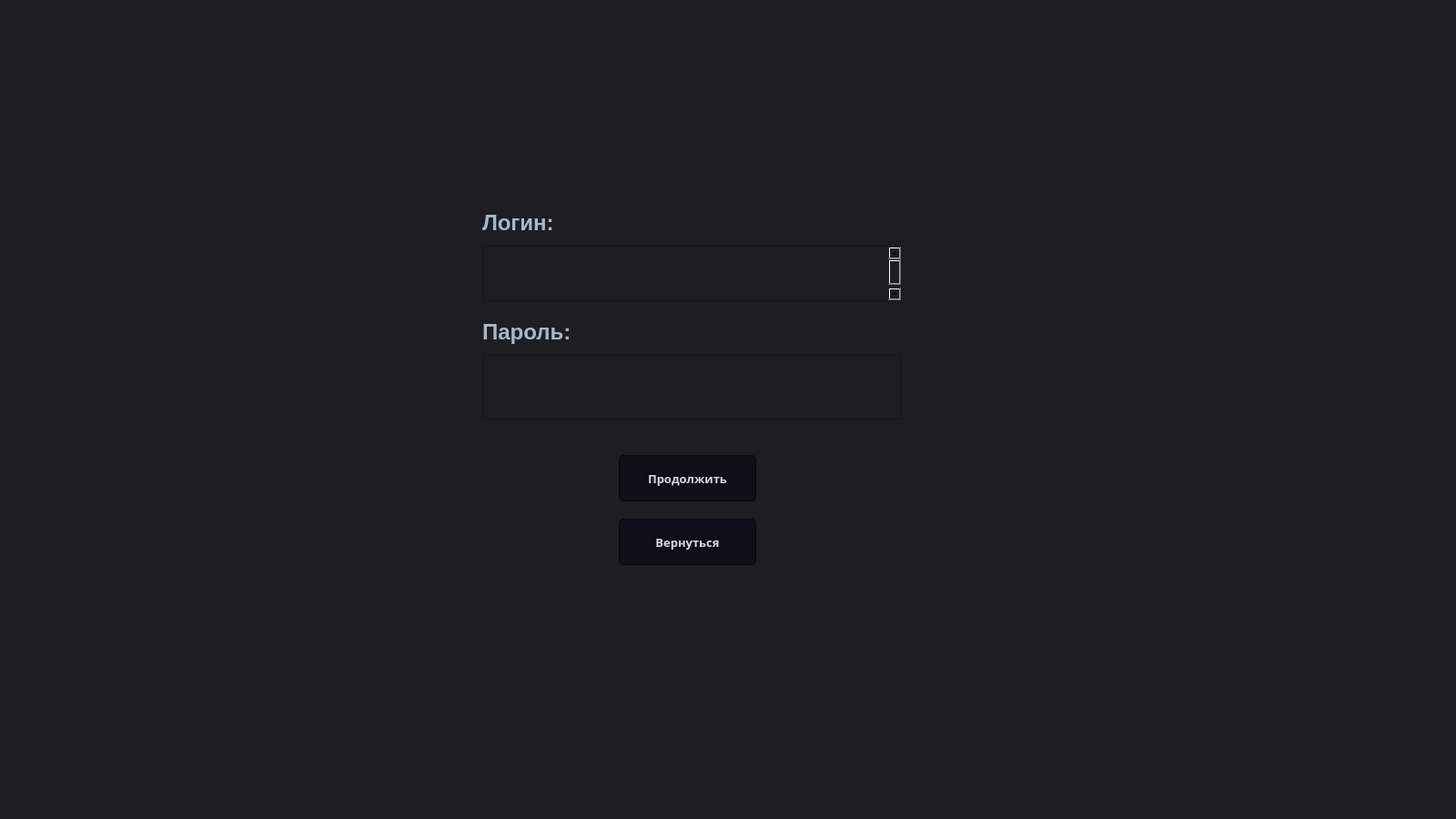
<?xml version="1.0" encoding="UTF-8"?>
<ui version="4.0">
    <class>LoginFragment</class>
    <widget class="QFrame" name="LoginFragment">
        <property name="geometry">
            <rect>
                <x>0</x>
                <y>0</y>
                <width>1600</width>
                <height>900</height>
            </rect>
        </property>
        <property name="minimumSize">
            <size>
                <width>1600</width>
                <height>900</height>
            </size>
        </property>
        <property name="windowTitle">
            <string>Frame</string>
        </property>
        <property name="styleSheet">
            <string notr="true">QFrame {
                background-color:#1e1d23;
                }
                QWidget {
                background-color:#1e1d23;
                }
                QMainWindow {
                background-color:#1e1d23;
                }
                QDialog {
                background-color:#1e1d23;
                }
                QColorDialog {
                background-color:#1e1d23;
                }
                QTextEdit {
                background-color:#1e1d23;
                color: #a9b7c6;
                }
                QPlainTextEdit {
                selection-background-color:#007b50;
                background-color:#1e1d23;
                border-style: solid;
                border-top-color: transparent;
                border-right-color: transparent;
                border-left-color: transparent;
                border-bottom-color: transparent;
                border-width: 1px;
                color: #a9b7c6;
                }
                QPushButton{
                border-style: solid;
                border-top-color: transparent;
                border-right-color: transparent;
                border-left-color: transparent;
                border-bottom-color: transparent;
                border-width: 1px;
                border-style: solid;
                color: #a9b7c6;
                padding: 2px;
                background-color: #1e1d23;
                }
                QPushButton::default{
                border-style: inset;
                border-top-color: transparent;
                border-right-color: transparent;
                border-left-color: transparent;
                border-bottom-color: #04b97f;
                border-width: 1px;
                color: #a9b7c6;
                padding: 2px;
                background-color: #1e1d23;
                }
                QToolButton {
                border-style: solid;
                border-top-color: transparent;
                border-right-color: transparent;
                border-left-color: transparent;
                border-bottom-color: #04b97f;
                border-bottom-width: 1px;
                border-style: solid;
                color: #a9b7c6;
                padding: 2px;
                background-color: #1e1d23;
                }
                QToolButton:hover{
                border-style: solid;
                border-top-color: transparent;
                border-right-color: transparent;
                border-left-color: transparent;
                border-bottom-color: #37efba;
                border-bottom-width: 2px;
                border-style: solid;
                color: #FFFFFF;
                padding-bottom: 1px;
                background-color: #1e1d23;
                }
                QPushButton:hover{
                border-style: solid;
                border-top-color: transparent;
                border-right-color: transparent;
                border-left-color: transparent;
                border-bottom-color: #37efba;
                border-bottom-width: 1px;
                border-style: solid;
                color: #FFFFFF;
                padding-bottom: 2px;
                background-color: #1e1d23;
                }
                QPushButton:pressed{
                border-style: solid;
                border-top-color: transparent;
                border-right-color: transparent;
                border-left-color: transparent;
                border-bottom-color: #37efba;
                border-bottom-width: 2px;
                border-style: solid;
                color: #37efba;
                padding-bottom: 1px;
                background-color: #1e1d23;
                }
                QPushButton:disabled{
                border-style: solid;
                border-top-color: transparent;
                border-right-color: transparent;
                border-left-color: transparent;
                border-bottom-color: #808086;
                border-bottom-width: 2px;
                border-style: solid;
                color: #808086;
                padding-bottom: 1px;
                background-color: #1e1d23;
                }
                QLineEdit {
                border-width: 1px; border-radius: 4px;
                border-color: rgb(58, 58, 58);
                border-style: inset;
                padding: 0 8px;
                color: #a9b7c6;
                background:#1e1d23;
                selection-background-color:#007b50;
                selection-color: #FFFFFF;
                }
                QLabel {
                color: #a9b7c6;
                }
                QLCDNumber {
                color: #37e6b4;
                }
                QProgressBar {
                text-align: center;
                color: rgb(240, 240, 240);
                border-width: 1px;
                border-radius: 10px;
                border-color: rgb(58, 58, 58);
                border-style: inset;
                background-color:#1e1d23;
                }
                QProgressBar::chunk {
                background-color: #04b97f;
                border-radius: 5px;
                }
                QMenuBar {
                background-color: #1e1d23;
                }
                QMenuBar::item {
                color: #a9b7c6;
                spacing: 3px;
                padding: 1px 4px;
                background: #1e1d23;
                }

                QMenuBar::item:selected {
                background:#1e1d23;
                color: #FFFFFF;
                }
                QMenu::item:selected {
                border-style: solid;
                border-top-color: transparent;
                border-right-color: transparent;
                border-left-color: #04b97f;
                border-bottom-color: transparent;
                border-left-width: 2px;
                color: #FFFFFF;
                padding-left:15px;
                padding-top:4px;
                padding-bottom:4px;
                padding-right:7px;
                background-color: #1e1d23;
                }
                QMenu::item {
                border-style: solid;
                border-top-color: transparent;
                border-right-color: transparent;
                border-left-color: transparent;
                border-bottom-color: transparent;
                border-bottom-width: 1px;
                border-style: solid;
                color: #a9b7c6;
                padding-left:17px;
                padding-top:4px;
                padding-bottom:4px;
                padding-right:7px;
                background-color: #1e1d23;
                }
                QMenu{
                background-color:#1e1d23;
                }
                QTabWidget {
                color:rgb(0,0,0);
                background-color:#1e1d23;
                }
                QTabWidget::pane {
                border-color: rgb(77,77,77);
                background-color:#1e1d23;
                border-style: solid;
                border-width: 1px;
                border-radius: 6px;
                }
                QTabBar::tab {
                border-style: solid;
                border-top-color: transparent;
                border-right-color: transparent;
                border-left-color: transparent;
                border-bottom-color: transparent;
                border-bottom-width: 1px;
                border-style: solid;
                color: #808086;
                padding: 3px;
                margin-left:3px;
                background-color: #1e1d23;
                }
                QTabBar::tab:selected, QTabBar::tab:last:selected, QTabBar::tab:hover {
                border-style: solid;
                border-top-color: transparent;
                border-right-color: transparent;
                border-left-color: transparent;
                border-bottom-color: #04b97f;
                border-bottom-width: 2px;
                border-style: solid;
                color: #FFFFFF;
                padding-left: 3px;
                padding-bottom: 2px;
                margin-left:3px;
                background-color: #1e1d23;
                }

                QCheckBox {
                color: #a9b7c6;
                padding: 2px;
                }
                QCheckBox:disabled {
                color: #808086;
                padding: 2px;
                }

                QCheckBox:hover {
                border-radius:4px;
                border-style:solid;
                padding-left: 1px;
                padding-right: 1px;
                padding-bottom: 1px;
                padding-top: 1px;
                border-width:1px;
                border-color: rgb(87, 97, 106);
                background-color:#1e1d23;
                }
                QCheckBox::indicator:checked {

                height: 10px;
                width: 10px;
                border-style:solid;
                border-width: 1px;
                border-color: #04b97f;
                color: #a9b7c6;
                background-color: #04b97f;
                }
                QCheckBox::indicator:unchecked {

                height: 10px;
                width: 10px;
                border-style:solid;
                border-width: 1px;
                border-color: #04b97f;
                color: #a9b7c6;
                background-color: transparent;
                }
                QRadioButton {
                color: #a9b7c6;
                background-color: #1e1d23;
                padding: 1px;
                }
                QRadioButton::indicator:checked {
                height: 10px;
                width: 10px;
                border-style:solid;
                border-radius:5px;
                border-width: 1px;
                border-color: #04b97f;
                color: #a9b7c6;
                background-color: #04b97f;
                }
                QRadioButton::indicator:!checked {
                height: 10px;
                width: 10px;
                border-style:solid;
                border-radius:5px;
                border-width: 1px;
                border-color: #04b97f;
                color: #a9b7c6;
                background-color: transparent;
                }
                QStatusBar {
                color:#027f7f;
                }
                QSpinBox {
                color: #a9b7c6;
                background-color: #1e1d23;
                }
                QDoubleSpinBox {
                color: #a9b7c6;
                background-color: #1e1d23;
                }
                QTimeEdit {
                color: #a9b7c6;
                background-color: #1e1d23;
                }
                QDateTimeEdit {
                color: #a9b7c6;
                background-color: #1e1d23;
                }
                QDateEdit {
                color: #a9b7c6;
                background-color: #1e1d23;
                }
                QComboBox {
                color: #a9b7c6;
                background: #1e1d23;
                }
                QComboBox:editable {
                background: #1e1d23;
                color: #a9b7c6;
                selection-background-color: #1e1d23;
                }
                QComboBox QAbstractItemView {
                color: #a9b7c6;
                background: #1e1d23;
                selection-color: #FFFFFF;
                selection-background-color: #1e1d23;
                }
                QComboBox:!editable:on, QComboBox::drop-down:editable:on {
                color: #a9b7c6;
                background: #1e1d23;
                }
                QFontComboBox {
                color: #a9b7c6;
                background-color: #1e1d23;
                }
                QToolBox {
                color: #a9b7c6;
                background-color: #1e1d23;
                }
                QToolBox::tab {
                color: #a9b7c6;
                background-color: #1e1d23;
                }
                QToolBox::tab:selected {
                color: #FFFFFF;
                background-color: #1e1d23;
                }
                QScrollArea {
                color: #FFFFFF;
                background-color: #1e1d23;
                }
                QSlider::groove:horizontal {
                height: 5px;
                background: #04b97f;
                }
                QSlider::groove:vertical {
                width: 5px;
                background: #04b97f;
                }
                QSlider::handle:horizontal {
                background: qlineargradient(x1:0, y1:0, x2:1, y2:1, stop:0 #b4b4b4, stop:1 #8f8f8f);
                border: 1px solid #5c5c5c;
                width: 14px;
                margin: -5px 0;
                border-radius: 7px;
                }
                QSlider::handle:vertical {
                background: qlineargradient(x1:1, y1:1, x2:0, y2:0, stop:0 #b4b4b4, stop:1 #8f8f8f);
                border: 1px solid #5c5c5c;
                height: 14px;
                margin: 0 -5px;
                border-radius: 7px;
                }
                QSlider::add-page:horizontal {
                background: white;
                }
                QSlider::add-page:vertical {
                background: white;
                }
                QSlider::sub-page:horizontal {
                background: #04b97f;
                }
                QSlider::sub-page:vertical {
                background: #04b97f;
                }

                QPushButton{
                border-style: solid;
                border-color: #050a0e;
                border-width: 1px;
                border-radius: 5px;
                color: #d3dae3;
                padding: 2px;
                background-color: #100E19;
                }
                QPushButton::default{
                border-style: solid;
                border-color: #050a0e;
                border-width: 1px;
                border-radius: 5px;
                color: #FFFFFF;
                padding: 2px;
                background-color: #151a1e;
                }
                QPushButton:hover{
                border-style: solid;
                border-top-color: qlineargradient(spread:pad, x1:0, y1:1, x2:1, y2:1, stop:0 #C0DB50, stop:0.4 #C0DB50,
                stop:0.5 #100E19, stop:1 #100E19);
                border-bottom-color: qlineargradient(spread:pad, x1:0, y1:1, x2:1, y2:1, stop:0 #100E19, stop:0.5
                #100E19, stop:0.6 #C0DB50, stop:1 #C0DB50);
                border-left-color: qlineargradient(spread:pad, x1:0, y1:0, x2:0, y2:1, stop:0 #C0DB50, stop:0.3 #C0DB50,
                stop:0.7 #100E19, stop:1 #100E19);
                border-right-color: qlineargradient(spread:pad, x1:0, y1:1, x2:0, y2:0, stop:0 #C0DB50, stop:0.3
                #C0DB50, stop:0.7 #100E19, stop:1 #100E19);
                border-width: 2px;
                border-radius: 1px;
                color: #d3dae3;
                padding: 2px;
                }
                QPushButton:pressed{
                border-style: solid;
                border-top-color: qlineargradient(spread:pad, x1:0, y1:1, x2:1, y2:1, stop:0 #d33af1, stop:0.4 #d33af1,
                stop:0.5 #100E19, stop:1 #100E19);
                border-bottom-color: qlineargradient(spread:pad, x1:0, y1:1, x2:1, y2:1, stop:0 #100E19, stop:0.5
                #100E19, stop:0.6 #d33af1, stop:1 #d33af1);
                border-left-color: qlineargradient(spread:pad, x1:0, y1:0, x2:0, y2:1, stop:0 #d33af1, stop:0.3 #d33af1,
                stop:0.7 #100E19, stop:1 #100E19);
                border-right-color: qlineargradient(spread:pad, x1:0, y1:1, x2:0, y2:0, stop:0 #d33af1, stop:0.3
                #d33af1, stop:0.7 #100E19, stop:1 #100E19);
                border-width: 2px;
                border-radius: 1px;
                color: #d3dae3;
                padding: 2px;
                }
            </string>
        </property>
        <widget class="QTextEdit" name="TE_Pass">
            <property name="geometry">
                <rect>
                    <x>530</x>
                    <y>390</y>
                    <width>461</width>
                    <height>71</height>
                </rect>
            </property>
            <property name="font">
                <font>
                    <pointsize>12</pointsize>
                </font>
            </property>
            <property name="html">
                <string>&lt;!DOCTYPE HTML PUBLIC &quot;-//W3C//DTD HTML 4.0//EN&quot; &quot;http://www.w3.org/TR/REC-html40/strict.dtd&quot;&gt;
                    &lt;html&gt;&lt;head&gt;&lt;meta name=&quot;qrichtext&quot; content=&quot;1&quot; /&gt;&lt;style
                    type=&quot;text/css&quot;&gt;
                    p, li { white-space: pre-wrap; }
                    &lt;/style&gt;&lt;/head&gt;&lt;body style=&quot; font-family:'MS Shell Dlg 2'; font-size:12pt;
                    font-weight:400; font-style:normal;&quot;&gt;
                    &lt;p style=&quot;-qt-paragraph-type:empty; margin-top:0px; margin-bottom:0px; margin-left:0px;
                    margin-right:0px; -qt-block-indent:0; text-indent:0px; font-size:18.25pt;&quot;&gt;&lt;br /&gt;&lt;/p&gt;&lt;/body&gt;&lt;/html&gt;
                </string>
            </property>
        </widget>
        <widget class="QTextEdit" name="TE_Login">
            <property name="geometry">
                <rect>
                    <x>530</x>
                    <y>270</y>
                    <width>461</width>
                    <height>61</height>
                </rect>
            </property>
            <property name="font">
                <font>
                    <pointsize>12</pointsize>
                </font>
            </property>
            <property name="html">
                <string>&lt;!DOCTYPE HTML PUBLIC &quot;-//W3C//DTD HTML 4.0//EN&quot; &quot;http://www.w3.org/TR/REC-html40/strict.dtd&quot;&gt;
                    &lt;html&gt;&lt;head&gt;&lt;meta name=&quot;qrichtext&quot; content=&quot;1&quot; /&gt;&lt;style
                    type=&quot;text/css&quot;&gt;
                    p, li { white-space: pre-wrap; }
                    &lt;/style&gt;&lt;/head&gt;&lt;body style=&quot; font-family:'MS Shell Dlg 2'; font-size:12pt;
                    font-weight:400; font-style:normal;&quot;&gt;
                    &lt;p style=&quot;-qt-paragraph-type:empty; margin-top:0px; margin-bottom:0px; margin-left:0px;
                    margin-right:0px; -qt-block-indent:0; text-indent:0px; font-size:18.25pt;&quot;&gt;&lt;br /&gt;&lt;/p&gt;&lt;/body&gt;&lt;/html&gt;
                </string>
            </property>
        </widget>
        <widget class="QLabel" name="label">
            <property name="geometry">
                <rect>
                    <x>530</x>
                    <y>230</y>
                    <width>351</width>
                    <height>31</height>
                </rect>
            </property>
            <property name="font">
                <font>
                    <pointsize>12</pointsize>
                </font>
            </property>
            <property name="lineWidth">
                <number>6</number>
            </property>
            <property name="text">
                <string>&lt;html&gt;&lt;head/&gt;&lt;body&gt;&lt;p&gt;&lt;span style=&quot; font-size:18pt;
                    font-weight:600;&quot;&gt;Логин:&lt;/span&gt;&lt;/p&gt;&lt;/body&gt;&lt;/html&gt;
                </string>
            </property>
        </widget>
        <widget class="QLabel" name="label_2">
            <property name="geometry">
                <rect>
                    <x>530</x>
                    <y>350</y>
                    <width>351</width>
                    <height>31</height>
                </rect>
            </property>
            <property name="font">
                <font>
                    <pointsize>12</pointsize>
                </font>
            </property>
            <property name="text">
                <string>&lt;html&gt;&lt;head/&gt;&lt;body&gt;&lt;p&gt;&lt;span style=&quot; font-size:18pt;
                    font-weight:600;&quot;&gt;Пароль:&lt;/span&gt;&lt;/p&gt;&lt;/body&gt;&lt;/html&gt;
                </string>
            </property>
        </widget>
        <widget class="QPushButton" name="pushButton">
            <property name="geometry">
                <rect>
                    <x>680</x>
                    <y>500</y>
                    <width>151</width>
                    <height>51</height>
                </rect>
            </property>
            <property name="font">
                <font>
                    <family>MelodBold</family>
                    <pointsize>10</pointsize>
                    <weight>75</weight>
                    <bold>true</bold>
                </font>
            </property>
            <property name="text">
                <string>Продолжить</string>
            </property>
        </widget>
        <widget class="QLabel" name="l_error">
            <property name="geometry">
                <rect>
                    <x>500</x>
                    <y>150</y>
                    <width>521</width>
                    <height>51</height>
                </rect>
            </property>
            <property name="lineWidth">
                <number>6</number>
            </property>
            <property name="text">
                <string>&lt;html&gt;&lt;head/&gt;&lt;body&gt;&lt;p&gt;&lt;br/&gt;&lt;/p&gt;&lt;/body&gt;&lt;/html&gt;
                </string>
            </property>
        </widget>
        <widget class="QPushButton" name="pushButton_2">
            <property name="geometry">
                <rect>
                    <x>680</x>
                    <y>570</y>
                    <width>151</width>
                    <height>51</height>
                </rect>
            </property>
            <property name="font">
                <font>
                    <family>MelodBold</family>
                    <pointsize>10</pointsize>
                    <weight>75</weight>
                    <bold>true</bold>
                </font>
            </property>
            <property name="text">
                <string>Вернуться</string>
            </property>
        </widget>
    </widget>
    <resources/>
    <connections/>
</ui>
